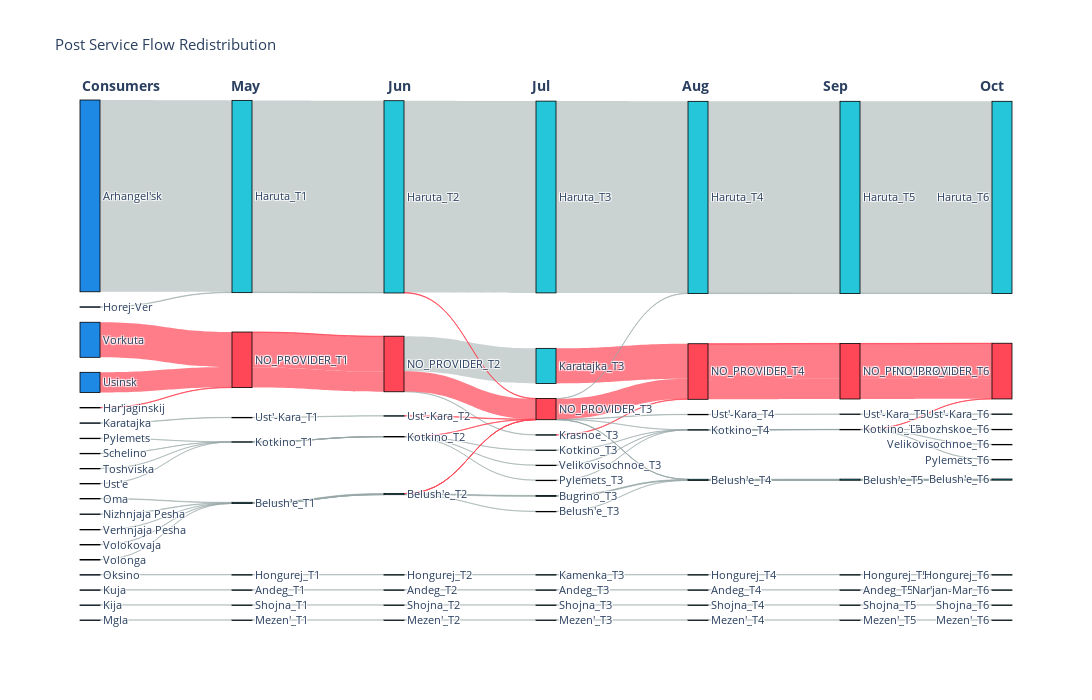
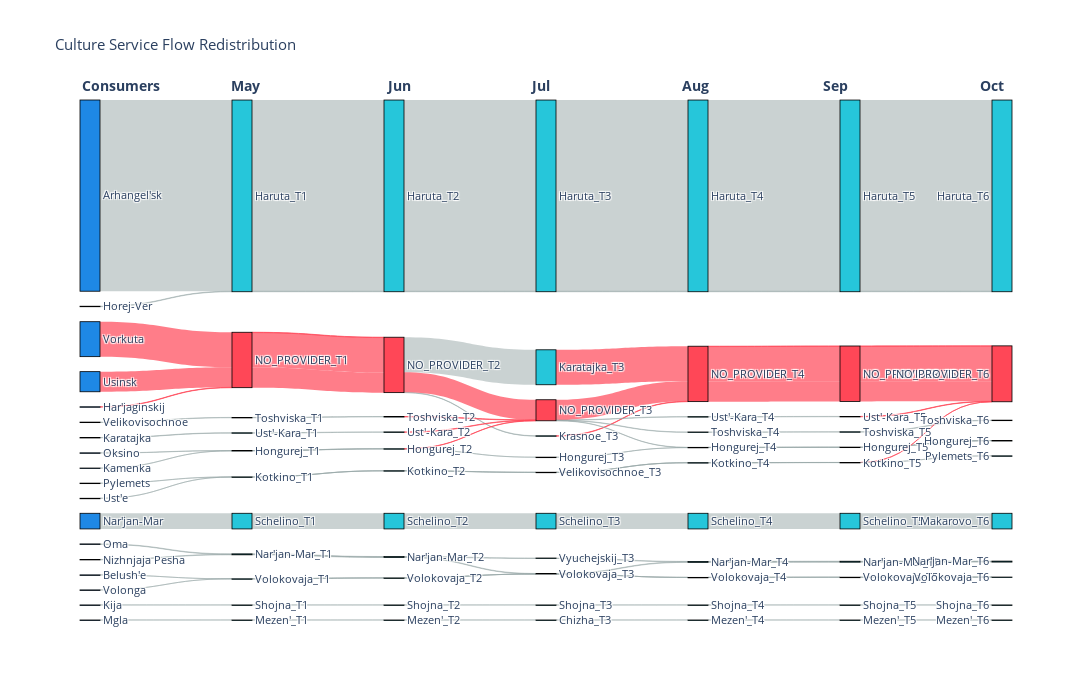
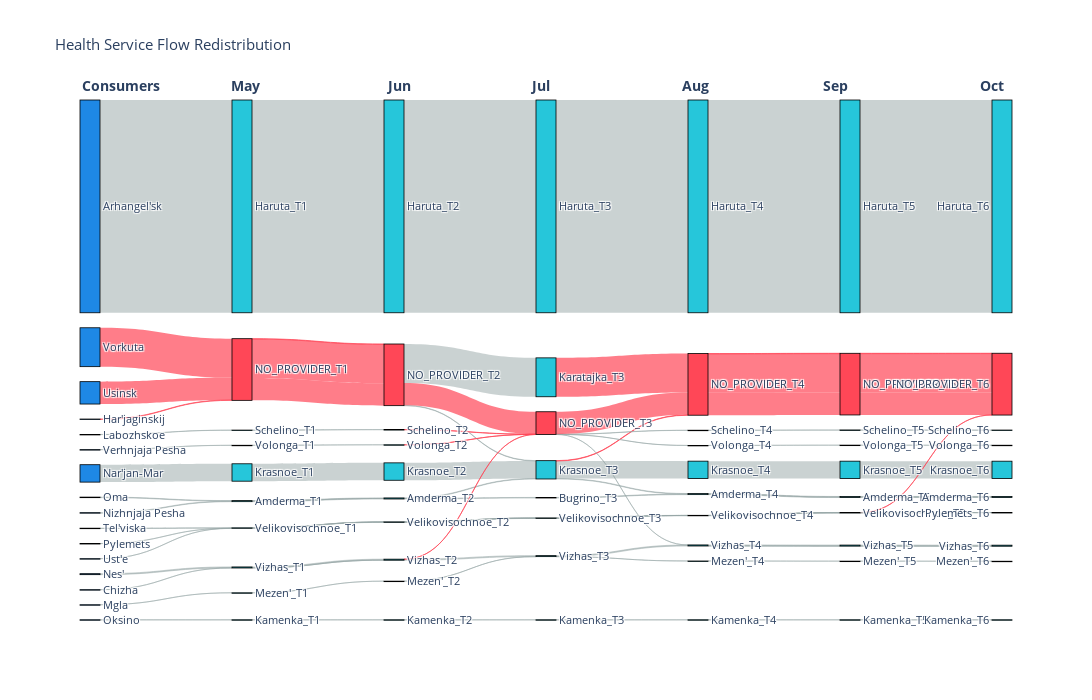
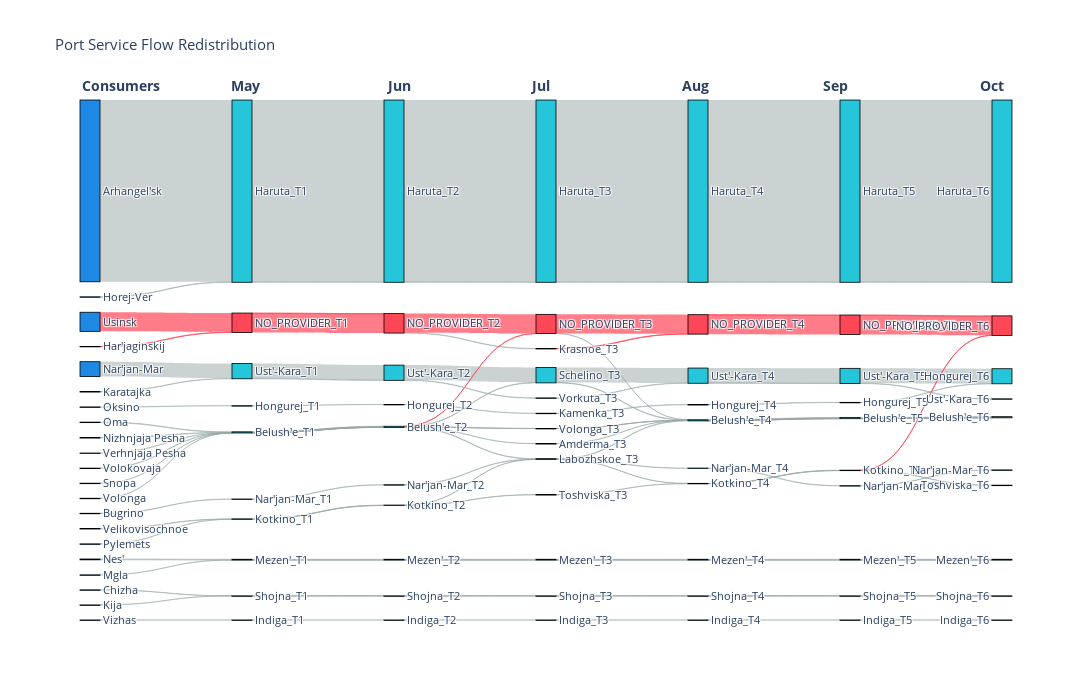

The cell these charts' notebook holds for them, in order:
### Code cell
from plotter_flow_sankey import create_clean_sankey

# Usage:
# Usage example:
for service in service_list:
    # try:
    month_start = 4
    end_month = 10
    graphs = all_results[SETTL_NAME][service]["stats"].graphs[month_start:end_month]
    fig = create_clean_sankey(graphs, service_name=service, month_start=month_start)
    # except Exception as ex:
    # print(ex)

fig.show()

### Figure 1 — Plotly figure (JSON) as saved in the notebook; plotly's stock layout.template omitted (floating-point values rounded to 4 significant figures)
{"data": [{"link": {"color": ["rgba(149, 165, 166, 0.5)", "rgba(149, 165, 166, 0.5)", "rgba(149, 165, 166, 0.5)", "rgba(149, 165, 166, 0.5)", "rgba(149, 165, 166, 0.5)", "rgba(149, 165, 166, 0.5)", "rgba(149, 165, 166, 0.5)", "rgba(149, 165, 166, 0.5)", "rgba(149, 165, 166, 0.5)", "rgba(149, 165, 166, 0.5)", "rgba(149, 165, 166, 0.5)", "rgba(149, 165, 166, 0.5)", "rgba(149, 165, 166, 0.5)", "rgba(149, 165, 166, 0.5)", "rgba(149, 165, 166, 0.5)", "rgba(149, 165, 166, 0.5)", "rgba(255, 71, 87, 0.7)", "rgba(255, 71, 87, 0.7)", "rgba(255, 71, 87, 0.7)", "rgba(149, 165, 166, 0.5)", "rgba(149, 165, 166, 0.5)", "rgba(149, 165, 166, 0.5)", "rgba(149, 165, 166, 0.5)", "rgba(255, 71, 87, 0.7)", "rgba(149, 165, 166, 0.5)", "rgba(149, 165, 166, 0.5)", "rgba(149, 165, 166, 0.5)", "rgba(149, 165, 166, 0.5)", "rgba(149, 165, 166, 0.5)", "rgba(149, 165, 166, 0.5)", "rgba(149, 165, 166, 0.5)", "rgba(255, 71, 87, 0.7)", "rgba(149, 165, 166, 0.5)", "rgba(149, 165, 166, 0.5)", "rgba(149, 165, 166, 0.5)", "rgba(149, 165, 166, 0.5)", "rgba(149, 165, 166, 0.5)", "rgba(255, 71, 87, 0.7)", "rgba(149, 165, 166, 0.5)", "rgba(149, 165, 166, 0.5)", "rgba(149, 165, 166, 0.5)", "rgba(149, 165, 166, 0.5)", "rgba(149, 165, 166, 0.5)", "rgba(149, 165, 166, 0.5)", "rgba(255, 71, 87, 0.7)", "rgba(149, 165, 166, 0.5)", "rgba(149, 165, 166, 0.5)", "rgba(255, 71, 87, 0.7)", "rgba(255, 71, 87, 0.7)", "rgba(149, 165, 166, 0.5)", "rgba(149, 165, 166, 0.5)", "rgba(255, 71, 87, 0.7)", "rgba(149, 165, 166, 0.5)", "rgba(149, 165, 166, 0.5)", "rgba(255, 71, 87, 0.7)", "rgba(149, 165, 166, 0.5)", "rgba(255, 71, 87, 0.7)", "rgba(149, 165, 166, 0.5)", "rgba(149, 165, 166, 0.5)", "rgba(149, 165, 166, 0.5)", "rgba(149, 165, 166, 0.5)", "rgba(255, 71, 87, 0.7)", "rgba(149, 165, 166, 0.5)", "rgba(149, 165, 166, 0.5)", "rgba(149, 165, 166, 0.5)", "rgba(149, 165, 166, 0.5)", "rgba(149, 165, 166, 0.5)", "rgba(149, 165, 166, 0.5)", "rgba(149, 165, 166, 0.5)", "rgba(255, 71, 87, 0.7)", "rgba(149, 165, 166, 0.5)", "rgba(149, 165, 166, 0.5)", "rgba(149, 165, 166, 0.5)", "rgba(149, 165, 166, 0.5)", "rgba(149, 165, 166, 0.5)", "rgba(255, 71, 87, 0.7)", "rgba(149, 165, 166, 0.5)", "rgba(149, 165, 166, 0.5)", "rgba(149, 165, 166, 0.5)", "rgba(149, 165, 166, 0.5)", "rgba(255, 71, 87, 0.7)", "rgba(149, 165, 166, 0.5)", "rgba(149, 165, 166, 0.5)", "rgba(149, 165, 166, 0.5)", "rgba(149, 165, 166, 0.5)", "rgba(149, 165, 166, 0.5)", "rgba(149, 165, 166, 0.5)", "rgba(149, 165, 166, 0.5)", "rgba(255, 71, 87, 0.7)", "rgba(149, 165, 166, 0.5)", "rgba(149, 165, 166, 0.5)", "rgba(149, 165, 166, 0.5)", "rgba(149, 165, 166, 0.5)", "rgba(149, 165, 166, 0.5)", "rgba(255, 71, 87, 0.7)", "rgba(149, 165, 166, 0.5)", "rgba(149, 165, 166, 0.5)", "rgba(149, 165, 166, 0.5)", "rgba(149, 165, 166, 0.5)", "rgba(255, 71, 87, 0.7)", "rgba(149, 165, 166, 0.5)", "rgba(255, 71, 87, 0.7)", "rgba(149, 165, 166, 0.5)", "rgba(149, 165, 166, 0.5)", "rgba(149, 165, 166, 0.5)", "rgba(149, 165, 166, 0.5)", "rgba(149, 165, 166, 0.5)", "rgba(255, 71, 87, 0.7)", "rgba(149, 165, 166, 0.5)", "rgba(149, 165, 166, 0.5)", "rgba(149, 165, 166, 0.5)", "rgba(149, 165, 166, 0.5)", "rgba(149, 165, 166, 0.5)", "rgba(255, 71, 87, 0.7)"], "source": [10, 0, 5, 3, 8, 9, 14, 12, 13, 11, 16, 7, 17, 15, 4, 18, 6, 1, 2, 25, 19, 21, 21, 20, 24, 23, 23, 23, 21, 21, 21, 20, 22, 23, 26, 19, 27, 20, 34, 28, 30, 30, 29, 33, 32, 32, 32, 30, 30, 30, 29, 31, 32, 35, 28, 36, 29, 43, 37, 40, 40, 41, 42, 39, 45, 44, 39, 39, 47, 38, 39, 48, 46, 39, 49, 39, 56, 50, 52, 52, 51, 55, 54, 54, 54, 52, 52, 52, 51, 53, 54, 57, 50, 58, 51, 65, 59, 61, 61, 60, 64, 63, 63, 63, 61, 61, 61, 60, 62, 63, 66, 59, 67, 60], "target": [25, 19, 21, 21, 24, 23, 23, 23, 21, 21, 21, 22, 23, 26, 19, 27, 20, 20, 20, 34, 28, 30, 30, 29, 33, 32, 32, 32, 30, 30, 30, 29, 31, 32, 35, 28, 36, 29, 43, 37, 40, 40, 41, 42, 39, 45, 44, 39, 39, 47, 38, 39, 48, 46, 39, 49, 39, 56, 50, 52, 52, 51, 55, 54, 54, 54, 52, 52, 52, 51, 53, 54, 57, 50, 58, 51, 65, 59, 61, 61, 60, 64, 63, 63, 63, 61, 61, 61, 60, 62, 63, 66, 59, 67, 60, 73, 68, 70, 70, 69, 72, 69, 75, 74, 70, 70, 70, 69, 71, 77, 76, 68, 78, 69], "value": [19, 35600, 87, 92, 41, 25, 9, 13, 13, 17, 5, 66, 3, 8, 89, 3, 66, 6507, 3744, 19, 35600, 87, 92, 66, 41, 25, 9, 13, 13, 17, 5, 6507, 66, 3, 8, 89, 3, 3744, 19, 35600, 87, 92, 66, 41, 25, 9, 13, 13, 17, 5, 6507, 66, 3, 8, 89, 3, 3744, 19, 35600, 87, 92, 66, 41, 25, 9, 13, 13, 17, 5, 6507, 66, 3, 8, 89, 3, 3744, 19, 35600, 87, 92, 66, 41, 25, 9, 13, 13, 17, 5, 6507, 66, 3, 8, 89, 3, 3744, 19, 35600, 87, 92, 66, 41, 25, 9, 13, 13, 17, 5, 6507, 66, 3, 8, 89, 3, 3744]}, "node": {"color": ["#1E88E5", "#1E88E5", "#1E88E5", "#1E88E5", "#1E88E5", "#1E88E5", "#1E88E5", "#1E88E5", "#1E88E5", "#1E88E5", "#1E88E5", "#1E88E5", "#1E88E5", "#1E88E5", "#1E88E5", "#1E88E5", "#1E88E5", "#1E88E5", "#1E88E5", "#26C6DA", "#FF4757", "#26C6DA", "#26C6DA", "#26C6DA", "#26C6DA", "#26C6DA", "#26C6DA", "#26C6DA", "#26C6DA", "#FF4757", "#26C6DA", "#26C6DA", "#26C6DA", "#26C6DA", "#26C6DA", "#26C6DA", "#26C6DA", "#26C6DA", "#26C6DA", "#FF4757", "#26C6DA", "#26C6DA", "#26C6DA", "#26C6DA", "#26C6DA", "#26C6DA", "#26C6DA", "#26C6DA", "#26C6DA", "#26C6DA", "#26C6DA", "#FF4757", "#26C6DA", "#26C6DA", "#26C6DA", "#26C6DA", "#26C6DA", "#26C6DA", "#26C6DA", "#26C6DA", "#FF4757", "#26C6DA", "#26C6DA", "#26C6DA", "#26C6DA", "#26C6DA", "#26C6DA", "#26C6DA", "#26C6DA", "#FF4757", "#26C6DA", "#26C6DA", "#26C6DA", "#26C6DA", "#26C6DA", "#26C6DA", "#26C6DA", "#26C6DA", "#26C6DA"], "label": ["Arhangel'sk", "Vorkuta", "Usinsk", "Oma", "Horej-Ver", "Nizhnjaja Pesha", "Har'jaginskij", "Karatajka", "Oksino", "Pylemets", "Kuja", "Verhnjaja Pesha", "Schelino", "Volokovaja", "Toshviska", "Kija", "Volonga", "Ust'e", "Mgla", "Haruta_T1", "NO_PROVIDER_T1", "Belush'e_T1", "Ust'-Kara_T1", "Kotkino_T1", "Hongurej_T1", "Andeg_T1", "Shojna_T1", "Mezen'_T1", "Haruta_T2", "NO_PROVIDER_T2", "Belush'e_T2", "Ust'-Kara_T2", "Kotkino_T2", "Hongurej_T2", "Andeg_T2", "Shojna_T2", "Mezen'_T2", "Haruta_T3", "Karatajka_T3", "NO_PROVIDER_T3", "Bugrino_T3", "Krasnoe_T3", "Kamenka_T3", "Andeg_T3", "Kotkino_T3", "Velikovisochnoe_T3", "Shojna_T3", "Belush'e_T3", "Pylemets_T3", "Mezen'_T3", "Haruta_T4", "NO_PROVIDER_T4", "Belush'e_T4", "Ust'-Kara_T4", "Kotkino_T4", "Hongurej_T4", "Andeg_T4", "Shojna_T4", "Mezen'_T4", "Haruta_T5", "NO_PROVIDER_T5", "Belush'e_T5", "Ust'-Kara_T5", "Kotkino_T5", "Hongurej_T5", "Andeg_T5", "Shojna_T5", "Mezen'_T5", "Haruta_T6", "NO_PROVIDER_T6", "Belush'e_T6", "Ust'-Kara_T6", "Hongurej_T6", "Nar'jan-Mar_T6", "Labozhskoe_T6", "Velikovisochnoe_T6", "Shojna_T6", "Pylemets_T6", "Mezen'_T6"], "line": {"color": "black", "width": 0.8}, "pad": 15, "thickness": 20}, "type": "sankey"}], "layout": {"annotations": [{"font": {"size": 14}, "showarrow": false, "text": "<b>Consumers</b>", "x": 0, "xref": "paper", "y": 1.05, "yref": "paper"}, {"font": {"size": 14}, "showarrow": false, "text": "<b>May</b>", "x": 0.16, "xref": "paper", "y": 1.05, "yref": "paper"}, {"font": {"size": 14}, "showarrow": false, "text": "<b>Jun</b>", "x": 0.3267, "xref": "paper", "y": 1.05, "yref": "paper"}, {"font": {"size": 14}, "showarrow": false, "text": "<b>Jul</b>", "x": 0.4933, "xref": "paper", "y": 1.05, "yref": "paper"}, {"font": {"size": 14}, "showarrow": false, "text": "<b>Aug</b>", "x": 0.66, "xref": "paper", "y": 1.05, "yref": "paper"}, {"font": {"size": 14}, "showarrow": false, "text": "<b>Sep</b>", "x": 0.8267, "xref": "paper", "y": 1.05, "yref": "paper"}, {"font": {"size": 14}, "showarrow": false, "text": "<b>Oct</b>", "x": 0.9933, "xref": "paper", "y": 1.05, "yref": "paper"}], "font": {"size": 11}, "height": 700, "title": {"text": "Post Service Flow Redistribution"}, "width": 1400}}

### Figure 2 — Plotly figure (JSON) as saved in the notebook; plotly's stock layout.template omitted (floating-point values rounded to 4 significant figures)
{"data": [{"link": {"color": ["rgba(149, 165, 166, 0.5)", "rgba(149, 165, 166, 0.5)", "rgba(149, 165, 166, 0.5)", "rgba(149, 165, 166, 0.5)", "rgba(149, 165, 166, 0.5)", "rgba(149, 165, 166, 0.5)", "rgba(149, 165, 166, 0.5)", "rgba(149, 165, 166, 0.5)", "rgba(149, 165, 166, 0.5)", "rgba(149, 165, 166, 0.5)", "rgba(149, 165, 166, 0.5)", "rgba(149, 165, 166, 0.5)", "rgba(149, 165, 166, 0.5)", "rgba(149, 165, 166, 0.5)", "rgba(149, 165, 166, 0.5)", "rgba(255, 71, 87, 0.7)", "rgba(255, 71, 87, 0.7)", "rgba(255, 71, 87, 0.7)", "rgba(149, 165, 166, 0.5)", "rgba(149, 165, 166, 0.5)", "rgba(149, 165, 166, 0.5)", "rgba(149, 165, 166, 0.5)", "rgba(255, 71, 87, 0.7)", "rgba(149, 165, 166, 0.5)", "rgba(149, 165, 166, 0.5)", "rgba(149, 165, 166, 0.5)", "rgba(149, 165, 166, 0.5)", "rgba(149, 165, 166, 0.5)", "rgba(149, 165, 166, 0.5)", "rgba(255, 71, 87, 0.7)", "rgba(149, 165, 166, 0.5)", "rgba(149, 165, 166, 0.5)", "rgba(149, 165, 166, 0.5)", "rgba(149, 165, 166, 0.5)", "rgba(149, 165, 166, 0.5)", "rgba(255, 71, 87, 0.7)", "rgba(149, 165, 166, 0.5)", "rgba(149, 165, 166, 0.5)", "rgba(149, 165, 166, 0.5)", "rgba(149, 165, 166, 0.5)", "rgba(149, 165, 166, 0.5)", "rgba(255, 71, 87, 0.7)", "rgba(149, 165, 166, 0.5)", "rgba(255, 71, 87, 0.7)", "rgba(149, 165, 166, 0.5)", "rgba(149, 165, 166, 0.5)", "rgba(149, 165, 166, 0.5)", "rgba(149, 165, 166, 0.5)", "rgba(255, 71, 87, 0.7)", "rgba(149, 165, 166, 0.5)", "rgba(149, 165, 166, 0.5)", "rgba(149, 165, 166, 0.5)", "rgba(149, 165, 166, 0.5)", "rgba(255, 71, 87, 0.7)", "rgba(149, 165, 166, 0.5)", "rgba(149, 165, 166, 0.5)", "rgba(149, 165, 166, 0.5)", "rgba(149, 165, 166, 0.5)", "rgba(255, 71, 87, 0.7)", "rgba(149, 165, 166, 0.5)", "rgba(149, 165, 166, 0.5)", "rgba(149, 165, 166, 0.5)", "rgba(149, 165, 166, 0.5)", "rgba(149, 165, 166, 0.5)", "rgba(149, 165, 166, 0.5)", "rgba(255, 71, 87, 0.7)", "rgba(149, 165, 166, 0.5)", "rgba(149, 165, 166, 0.5)", "rgba(149, 165, 166, 0.5)", "rgba(149, 165, 166, 0.5)", "rgba(149, 165, 166, 0.5)", "rgba(255, 71, 87, 0.7)", "rgba(149, 165, 166, 0.5)", "rgba(149, 165, 166, 0.5)", "rgba(149, 165, 166, 0.5)", "rgba(149, 165, 166, 0.5)", "rgba(255, 71, 87, 0.7)", "rgba(149, 165, 166, 0.5)", "rgba(149, 165, 166, 0.5)", "rgba(149, 165, 166, 0.5)", "rgba(149, 165, 166, 0.5)", "rgba(149, 165, 166, 0.5)", "rgba(149, 165, 166, 0.5)", "rgba(255, 71, 87, 0.7)", "rgba(149, 165, 166, 0.5)", "rgba(149, 165, 166, 0.5)", "rgba(149, 165, 166, 0.5)", "rgba(149, 165, 166, 0.5)", "rgba(149, 165, 166, 0.5)", "rgba(255, 71, 87, 0.7)", "rgba(149, 165, 166, 0.5)", "rgba(149, 165, 166, 0.5)", "rgba(149, 165, 166, 0.5)", "rgba(149, 165, 166, 0.5)", "rgba(255, 71, 87, 0.7)", "rgba(149, 165, 166, 0.5)", "rgba(149, 165, 166, 0.5)", "rgba(149, 165, 166, 0.5)", "rgba(255, 71, 87, 0.7)", "rgba(149, 165, 166, 0.5)", "rgba(149, 165, 166, 0.5)", "rgba(255, 71, 87, 0.7)", "rgba(255, 71, 87, 0.7)", "rgba(149, 165, 166, 0.5)", "rgba(149, 165, 166, 0.5)", "rgba(149, 165, 166, 0.5)", "rgba(149, 165, 166, 0.5)", "rgba(255, 71, 87, 0.7)"], "source": [0, 3, 6, 4, 8, 12, 10, 11, 15, 14, 9, 16, 13, 5, 17, 7, 1, 2, 18, 20, 21, 21, 19, 22, 24, 24, 25, 26, 26, 19, 23, 25, 27, 18, 28, 19, 29, 31, 32, 32, 30, 33, 35, 35, 36, 37, 37, 30, 34, 36, 38, 29, 39, 30, 40, 43, 45, 44, 46, 42, 48, 42, 47, 44, 44, 41, 42, 47, 49, 40, 50, 42, 51, 53, 54, 54, 52, 55, 57, 57, 58, 59, 59, 52, 56, 58, 60, 51, 61, 52, 62, 64, 65, 65, 63, 66, 68, 68, 69, 70, 70, 63, 67, 69, 71, 62, 72, 63], "target": [18, 20, 21, 21, 22, 24, 24, 25, 26, 26, 23, 25, 27, 18, 28, 19, 19, 19, 29, 31, 32, 32, 30, 33, 35, 35, 36, 37, 37, 30, 34, 36, 38, 29, 39, 30, 40, 43, 45, 44, 46, 42, 48, 42, 47, 44, 44, 41, 42, 47, 49, 40, 50, 42, 51, 53, 54, 54, 52, 55, 57, 57, 58, 59, 59, 52, 56, 58, 60, 51, 61, 52, 62, 64, 65, 65, 63, 66, 68, 68, 69, 70, 70, 63, 67, 69, 71, 62, 72, 63, 73, 75, 76, 76, 74, 77, 78, 78, 74, 79, 79, 74, 74, 81, 80, 73, 82, 74], "value": [35600, 2912, 87, 92, 66, 15, 41, 25, 5, 6, 66, 3, 8, 89, 3, 66, 6507, 3744, 35600, 2912, 87, 92, 66, 66, 15, 41, 25, 5, 6, 6507, 66, 3, 8, 89, 3, 3744, 35600, 2912, 87, 92, 66, 66, 15, 41, 25, 5, 6, 6507, 66, 3, 8, 89, 3, 3744, 35600, 2912, 87, 92, 66, 66, 15, 41, 25, 5, 6, 6507, 66, 3, 8, 89, 3, 3744, 35600, 2912, 87, 92, 66, 66, 15, 41, 25, 5, 6, 6507, 66, 3, 8, 89, 3, 3744, 35600, 2912, 87, 92, 66, 66, 15, 41, 25, 5, 6, 6507, 66, 3, 8, 89, 3, 3744]}, "node": {"color": ["#1E88E5", "#1E88E5", "#1E88E5", "#1E88E5", "#1E88E5", "#1E88E5", "#1E88E5", "#1E88E5", "#1E88E5", "#1E88E5", "#1E88E5", "#1E88E5", "#1E88E5", "#1E88E5", "#1E88E5", "#1E88E5", "#1E88E5", "#1E88E5", "#26C6DA", "#FF4757", "#26C6DA", "#26C6DA", "#26C6DA", "#26C6DA", "#26C6DA", "#26C6DA", "#26C6DA", "#26C6DA", "#26C6DA", "#26C6DA", "#FF4757", "#26C6DA", "#26C6DA", "#26C6DA", "#26C6DA", "#26C6DA", "#26C6DA", "#26C6DA", "#26C6DA", "#26C6DA", "#26C6DA", "#26C6DA", "#FF4757", "#26C6DA", "#26C6DA", "#26C6DA", "#26C6DA", "#26C6DA", "#26C6DA", "#26C6DA", "#26C6DA", "#26C6DA", "#FF4757", "#26C6DA", "#26C6DA", "#26C6DA", "#26C6DA", "#26C6DA", "#26C6DA", "#26C6DA", "#26C6DA", "#26C6DA", "#26C6DA", "#FF4757", "#26C6DA", "#26C6DA", "#26C6DA", "#26C6DA", "#26C6DA", "#26C6DA", "#26C6DA", "#26C6DA", "#26C6DA", "#26C6DA", "#FF4757", "#26C6DA", "#26C6DA", "#26C6DA", "#26C6DA", "#26C6DA", "#26C6DA", "#26C6DA", "#26C6DA"], "label": ["Arhangel'sk", "Vorkuta", "Usinsk", "Nar'jan-Mar", "Oma", "Horej-Ver", "Nizhnjaja Pesha", "Har'jaginskij", "Velikovisochnoe", "Karatajka", "Oksino", "Pylemets", "Kamenka", "Kija", "Belush'e", "Volonga", "Ust'e", "Mgla", "Haruta_T1", "NO_PROVIDER_T1", "Schelino_T1", "Nar'jan-Mar_T1", "Toshviska_T1", "Ust'-Kara_T1", "Hongurej_T1", "Kotkino_T1", "Volokovaja_T1", "Shojna_T1", "Mezen'_T1", "Haruta_T2", "NO_PROVIDER_T2", "Schelino_T2", "Nar'jan-Mar_T2", "Toshviska_T2", "Ust'-Kara_T2", "Hongurej_T2", "Kotkino_T2", "Volokovaja_T2", "Shojna_T2", "Mezen'_T2", "Haruta_T3", "Karatajka_T3", "NO_PROVIDER_T3", "Schelino_T3", "Volokovaja_T3", "Vyuchejskij_T3", "Krasnoe_T3", "Velikovisochnoe_T3", "Hongurej_T3", "Shojna_T3", "Chizha_T3", "Haruta_T4", "NO_PROVIDER_T4", "Schelino_T4", "Nar'jan-Mar_T4", "Toshviska_T4", "Ust'-Kara_T4", "Hongurej_T4", "Kotkino_T4", "Volokovaja_T4", "Shojna_T4", "Mezen'_T4", "Haruta_T5", "NO_PROVIDER_T5", "Schelino_T5", "Nar'jan-Mar_T5", "Toshviska_T5", "Ust'-Kara_T5", "Hongurej_T5", "Kotkino_T5", "Volokovaja_T5", "Shojna_T5", "Mezen'_T5", "Haruta_T6", "NO_PROVIDER_T6", "Makarovo_T6", "Nar'jan-Mar_T6", "Toshviska_T6", "Hongurej_T6", "Volokovaja_T6", "Shojna_T6", "Pylemets_T6", "Mezen'_T6"], "line": {"color": "black", "width": 0.8}, "pad": 15, "thickness": 20}, "type": "sankey"}], "layout": {"annotations": [{"font": {"size": 14}, "showarrow": false, "text": "<b>Consumers</b>", "x": 0, "xref": "paper", "y": 1.05, "yref": "paper"}, {"font": {"size": 14}, "showarrow": false, "text": "<b>May</b>", "x": 0.16, "xref": "paper", "y": 1.05, "yref": "paper"}, {"font": {"size": 14}, "showarrow": false, "text": "<b>Jun</b>", "x": 0.3267, "xref": "paper", "y": 1.05, "yref": "paper"}, {"font": {"size": 14}, "showarrow": false, "text": "<b>Jul</b>", "x": 0.4933, "xref": "paper", "y": 1.05, "yref": "paper"}, {"font": {"size": 14}, "showarrow": false, "text": "<b>Aug</b>", "x": 0.66, "xref": "paper", "y": 1.05, "yref": "paper"}, {"font": {"size": 14}, "showarrow": false, "text": "<b>Sep</b>", "x": 0.8267, "xref": "paper", "y": 1.05, "yref": "paper"}, {"font": {"size": 14}, "showarrow": false, "text": "<b>Oct</b>", "x": 0.9933, "xref": "paper", "y": 1.05, "yref": "paper"}], "font": {"size": 11}, "height": 700, "title": {"text": "Culture Service Flow Redistribution"}, "width": 1400}}

### Figure 3 — Plotly figure (JSON) as saved in the notebook; plotly's stock layout.template omitted (floating-point values rounded to 4 significant figures)
{"data": [{"link": {"color": ["rgba(149, 165, 166, 0.5)", "rgba(149, 165, 166, 0.5)", "rgba(149, 165, 166, 0.5)", "rgba(149, 165, 166, 0.5)", "rgba(149, 165, 166, 0.5)", "rgba(149, 165, 166, 0.5)", "rgba(149, 165, 166, 0.5)", "rgba(149, 165, 166, 0.5)", "rgba(149, 165, 166, 0.5)", "rgba(149, 165, 166, 0.5)", "rgba(149, 165, 166, 0.5)", "rgba(149, 165, 166, 0.5)", "rgba(149, 165, 166, 0.5)", "rgba(255, 71, 87, 0.7)", "rgba(255, 71, 87, 0.7)", "rgba(255, 71, 87, 0.7)", "rgba(149, 165, 166, 0.5)", "rgba(149, 165, 166, 0.5)", "rgba(149, 165, 166, 0.5)", "rgba(149, 165, 166, 0.5)", "rgba(149, 165, 166, 0.5)", "rgba(255, 71, 87, 0.7)", "rgba(149, 165, 166, 0.5)", "rgba(149, 165, 166, 0.5)", "rgba(149, 165, 166, 0.5)", "rgba(149, 165, 166, 0.5)", "rgba(149, 165, 166, 0.5)", "rgba(255, 71, 87, 0.7)", "rgba(149, 165, 166, 0.5)", "rgba(149, 165, 166, 0.5)", "rgba(149, 165, 166, 0.5)", "rgba(255, 71, 87, 0.7)", "rgba(149, 165, 166, 0.5)", "rgba(149, 165, 166, 0.5)", "rgba(149, 165, 166, 0.5)", "rgba(149, 165, 166, 0.5)", "rgba(149, 165, 166, 0.5)", "rgba(149, 165, 166, 0.5)", "rgba(255, 71, 87, 0.7)", "rgba(255, 71, 87, 0.7)", "rgba(149, 165, 166, 0.5)", "rgba(149, 165, 166, 0.5)", "rgba(255, 71, 87, 0.7)", "rgba(149, 165, 166, 0.5)", "rgba(149, 165, 166, 0.5)", "rgba(149, 165, 166, 0.5)", "rgba(149, 165, 166, 0.5)", "rgba(255, 71, 87, 0.7)", "rgba(149, 165, 166, 0.5)", "rgba(149, 165, 166, 0.5)", "rgba(149, 165, 166, 0.5)", "rgba(149, 165, 166, 0.5)", "rgba(149, 165, 166, 0.5)", "rgba(255, 71, 87, 0.7)", "rgba(149, 165, 166, 0.5)", "rgba(149, 165, 166, 0.5)", "rgba(149, 165, 166, 0.5)", "rgba(149, 165, 166, 0.5)", "rgba(149, 165, 166, 0.5)", "rgba(255, 71, 87, 0.7)", "rgba(149, 165, 166, 0.5)", "rgba(149, 165, 166, 0.5)", "rgba(149, 165, 166, 0.5)", "rgba(255, 71, 87, 0.7)", "rgba(149, 165, 166, 0.5)", "rgba(149, 165, 166, 0.5)", "rgba(149, 165, 166, 0.5)", "rgba(149, 165, 166, 0.5)", "rgba(149, 165, 166, 0.5)", "rgba(255, 71, 87, 0.7)", "rgba(149, 165, 166, 0.5)", "rgba(149, 165, 166, 0.5)", "rgba(149, 165, 166, 0.5)", "rgba(149, 165, 166, 0.5)", "rgba(149, 165, 166, 0.5)", "rgba(255, 71, 87, 0.7)", "rgba(149, 165, 166, 0.5)", "rgba(149, 165, 166, 0.5)", "rgba(149, 165, 166, 0.5)", "rgba(255, 71, 87, 0.7)", "rgba(149, 165, 166, 0.5)", "rgba(149, 165, 166, 0.5)", "rgba(149, 165, 166, 0.5)", "rgba(149, 165, 166, 0.5)", "rgba(149, 165, 166, 0.5)", "rgba(255, 71, 87, 0.7)", "rgba(149, 165, 166, 0.5)", "rgba(149, 165, 166, 0.5)", "rgba(149, 165, 166, 0.5)", "rgba(255, 71, 87, 0.7)", "rgba(149, 165, 166, 0.5)", "rgba(255, 71, 87, 0.7)", "rgba(149, 165, 166, 0.5)", "rgba(149, 165, 166, 0.5)", "rgba(149, 165, 166, 0.5)", "rgba(255, 71, 87, 0.7)"], "source": [0, 3, 4, 6, 5, 13, 10, 9, 11, 12, 14, 8, 15, 7, 1, 2, 16, 18, 20, 19, 19, 17, 20, 23, 22, 21, 24, 17, 21, 21, 25, 17, 26, 28, 30, 29, 29, 27, 30, 33, 32, 31, 34, 27, 31, 31, 35, 27, 36, 39, 40, 39, 41, 39, 38, 38, 43, 42, 38, 37, 42, 42, 40, 38, 44, 46, 48, 47, 47, 45, 48, 51, 50, 49, 52, 45, 49, 49, 53, 45, 54, 56, 58, 57, 57, 55, 58, 61, 60, 59, 62, 55, 59, 59, 63, 55], "target": [16, 18, 20, 19, 19, 20, 23, 22, 21, 24, 21, 21, 25, 17, 17, 17, 26, 28, 30, 29, 29, 27, 30, 33, 32, 31, 34, 27, 31, 31, 35, 27, 36, 39, 40, 39, 41, 39, 38, 38, 43, 42, 38, 37, 42, 42, 40, 38, 44, 46, 48, 47, 47, 45, 48, 51, 50, 49, 52, 45, 49, 49, 53, 45, 54, 56, 58, 57, 57, 55, 58, 61, 60, 59, 62, 55, 59, 59, 63, 55, 64, 66, 68, 67, 67, 65, 68, 71, 70, 65, 72, 65, 69, 69, 73, 65], "value": [35600, 2912, 165, 87, 92, 12, 30, 41, 25, 17, 3, 55, 3, 66, 6507, 3744, 35600, 2912, 165, 87, 92, 66, 12, 30, 41, 25, 17, 6507, 3, 55, 3, 3744, 35600, 2912, 165, 87, 92, 66, 12, 30, 41, 25, 17, 6507, 3, 55, 3, 3744, 35600, 2912, 165, 87, 92, 66, 12, 30, 41, 25, 17, 6507, 3, 55, 3, 3744, 35600, 2912, 165, 87, 92, 66, 12, 30, 41, 25, 17, 6507, 3, 55, 3, 3744, 35600, 2912, 165, 87, 92, 66, 12, 30, 41, 25, 17, 6507, 3, 55, 3, 3744]}, "node": {"color": ["#1E88E5", "#1E88E5", "#1E88E5", "#1E88E5", "#1E88E5", "#1E88E5", "#1E88E5", "#1E88E5", "#1E88E5", "#1E88E5", "#1E88E5", "#1E88E5", "#1E88E5", "#1E88E5", "#1E88E5", "#1E88E5", "#26C6DA", "#FF4757", "#26C6DA", "#26C6DA", "#26C6DA", "#26C6DA", "#26C6DA", "#26C6DA", "#26C6DA", "#26C6DA", "#26C6DA", "#FF4757", "#26C6DA", "#26C6DA", "#26C6DA", "#26C6DA", "#26C6DA", "#26C6DA", "#26C6DA", "#26C6DA", "#26C6DA", "#26C6DA", "#FF4757", "#26C6DA", "#26C6DA", "#26C6DA", "#26C6DA", "#26C6DA", "#26C6DA", "#FF4757", "#26C6DA", "#26C6DA", "#26C6DA", "#26C6DA", "#26C6DA", "#26C6DA", "#26C6DA", "#26C6DA", "#26C6DA", "#FF4757", "#26C6DA", "#26C6DA", "#26C6DA", "#26C6DA", "#26C6DA", "#26C6DA", "#26C6DA", "#26C6DA", "#26C6DA", "#FF4757", "#26C6DA", "#26C6DA", "#26C6DA", "#26C6DA", "#26C6DA", "#26C6DA", "#26C6DA", "#26C6DA"], "label": ["Arhangel'sk", "Vorkuta", "Usinsk", "Nar'jan-Mar", "Nes'", "Oma", "Nizhnjaja Pesha", "Har'jaginskij", "Tel'viska", "Oksino", "Labozhskoe", "Pylemets", "Verhnjaja Pesha", "Chizha", "Ust'e", "Mgla", "Haruta_T1", "NO_PROVIDER_T1", "Krasnoe_T1", "Amderma_T1", "Vizhas_T1", "Velikovisochnoe_T1", "Kamenka_T1", "Schelino_T1", "Volonga_T1", "Mezen'_T1", "Haruta_T2", "NO_PROVIDER_T2", "Krasnoe_T2", "Amderma_T2", "Vizhas_T2", "Velikovisochnoe_T2", "Kamenka_T2", "Schelino_T2", "Volonga_T2", "Mezen'_T2", "Haruta_T3", "Karatajka_T3", "NO_PROVIDER_T3", "Krasnoe_T3", "Vizhas_T3", "Bugrino_T3", "Velikovisochnoe_T3", "Kamenka_T3", "Haruta_T4", "NO_PROVIDER_T4", "Krasnoe_T4", "Amderma_T4", "Vizhas_T4", "Velikovisochnoe_T4", "Kamenka_T4", "Schelino_T4", "Volonga_T4", "Mezen'_T4", "Haruta_T5", "NO_PROVIDER_T5", "Krasnoe_T5", "Amderma_T5", "Vizhas_T5", "Velikovisochnoe_T5", "Kamenka_T5", "Schelino_T5", "Volonga_T5", "Mezen'_T5", "Haruta_T6", "NO_PROVIDER_T6", "Krasnoe_T6", "Amderma_T6", "Vizhas_T6", "Pylemets_T6", "Kamenka_T6", "Schelino_T6", "Volonga_T6", "Mezen'_T6"], "line": {"color": "black", "width": 0.8}, "pad": 15, "thickness": 20}, "type": "sankey"}], "layout": {"annotations": [{"font": {"size": 14}, "showarrow": false, "text": "<b>Consumers</b>", "x": 0, "xref": "paper", "y": 1.05, "yref": "paper"}, {"font": {"size": 14}, "showarrow": false, "text": "<b>May</b>", "x": 0.16, "xref": "paper", "y": 1.05, "yref": "paper"}, {"font": {"size": 14}, "showarrow": false, "text": "<b>Jun</b>", "x": 0.3267, "xref": "paper", "y": 1.05, "yref": "paper"}, {"font": {"size": 14}, "showarrow": false, "text": "<b>Jul</b>", "x": 0.4933, "xref": "paper", "y": 1.05, "yref": "paper"}, {"font": {"size": 14}, "showarrow": false, "text": "<b>Aug</b>", "x": 0.66, "xref": "paper", "y": 1.05, "yref": "paper"}, {"font": {"size": 14}, "showarrow": false, "text": "<b>Sep</b>", "x": 0.8267, "xref": "paper", "y": 1.05, "yref": "paper"}, {"font": {"size": 14}, "showarrow": false, "text": "<b>Oct</b>", "x": 0.9933, "xref": "paper", "y": 1.05, "yref": "paper"}], "font": {"size": 11}, "height": 700, "title": {"text": "Health Service Flow Redistribution"}, "width": 1400}}

### Figure 4 — Plotly figure (JSON) as saved in the notebook; plotly's stock layout.template omitted (floating-point values rounded to 4 significant figures)
{"data": [{"link": {"color": ["rgba(149, 165, 166, 0.5)", "rgba(149, 165, 166, 0.5)", "rgba(149, 165, 166, 0.5)", "rgba(149, 165, 166, 0.5)", "rgba(149, 165, 166, 0.5)", "rgba(149, 165, 166, 0.5)", "rgba(149, 165, 166, 0.5)", "rgba(149, 165, 166, 0.5)", "rgba(149, 165, 166, 0.5)", "rgba(149, 165, 166, 0.5)", "rgba(149, 165, 166, 0.5)", "rgba(149, 165, 166, 0.5)", "rgba(149, 165, 166, 0.5)", "rgba(149, 165, 166, 0.5)", "rgba(149, 165, 166, 0.5)", "rgba(149, 165, 166, 0.5)", "rgba(149, 165, 166, 0.5)", "rgba(149, 165, 166, 0.5)", "rgba(149, 165, 166, 0.5)", "rgba(255, 71, 87, 0.7)", "rgba(255, 71, 87, 0.7)", "rgba(149, 165, 166, 0.5)", "rgba(149, 165, 166, 0.5)", "rgba(149, 165, 166, 0.5)", "rgba(149, 165, 166, 0.5)", "rgba(149, 165, 166, 0.5)", "rgba(255, 71, 87, 0.7)", "rgba(149, 165, 166, 0.5)", "rgba(149, 165, 166, 0.5)", "rgba(149, 165, 166, 0.5)", "rgba(149, 165, 166, 0.5)", "rgba(149, 165, 166, 0.5)", "rgba(149, 165, 166, 0.5)", "rgba(149, 165, 166, 0.5)", "rgba(149, 165, 166, 0.5)", "rgba(149, 165, 166, 0.5)", "rgba(149, 165, 166, 0.5)", "rgba(149, 165, 166, 0.5)", "rgba(149, 165, 166, 0.5)", "rgba(149, 165, 166, 0.5)", "rgba(149, 165, 166, 0.5)", "rgba(255, 71, 87, 0.7)", "rgba(149, 165, 166, 0.5)", "rgba(149, 165, 166, 0.5)", "rgba(149, 165, 166, 0.5)", "rgba(149, 165, 166, 0.5)", "rgba(149, 165, 166, 0.5)", "rgba(149, 165, 166, 0.5)", "rgba(149, 165, 166, 0.5)", "rgba(149, 165, 166, 0.5)", "rgba(149, 165, 166, 0.5)", "rgba(149, 165, 166, 0.5)", "rgba(149, 165, 166, 0.5)", "rgba(149, 165, 166, 0.5)", "rgba(149, 165, 166, 0.5)", "rgba(255, 71, 87, 0.7)", "rgba(149, 165, 166, 0.5)", "rgba(149, 165, 166, 0.5)", "rgba(149, 165, 166, 0.5)", "rgba(149, 165, 166, 0.5)", "rgba(149, 165, 166, 0.5)", "rgba(149, 165, 166, 0.5)", "rgba(255, 71, 87, 0.7)", "rgba(149, 165, 166, 0.5)", "rgba(149, 165, 166, 0.5)", "rgba(149, 165, 166, 0.5)", "rgba(149, 165, 166, 0.5)", "rgba(149, 165, 166, 0.5)", "rgba(255, 71, 87, 0.7)", "rgba(149, 165, 166, 0.5)", "rgba(149, 165, 166, 0.5)", "rgba(149, 165, 166, 0.5)", "rgba(149, 165, 166, 0.5)", "rgba(149, 165, 166, 0.5)", "rgba(149, 165, 166, 0.5)", "rgba(149, 165, 166, 0.5)", "rgba(149, 165, 166, 0.5)", "rgba(149, 165, 166, 0.5)", "rgba(149, 165, 166, 0.5)", "rgba(149, 165, 166, 0.5)", "rgba(149, 165, 166, 0.5)", "rgba(149, 165, 166, 0.5)", "rgba(149, 165, 166, 0.5)", "rgba(255, 71, 87, 0.7)", "rgba(149, 165, 166, 0.5)", "rgba(149, 165, 166, 0.5)", "rgba(149, 165, 166, 0.5)", "rgba(149, 165, 166, 0.5)", "rgba(149, 165, 166, 0.5)", "rgba(255, 71, 87, 0.7)", "rgba(149, 165, 166, 0.5)", "rgba(149, 165, 166, 0.5)", "rgba(149, 165, 166, 0.5)", "rgba(149, 165, 166, 0.5)", "rgba(149, 165, 166, 0.5)", "rgba(149, 165, 166, 0.5)", "rgba(149, 165, 166, 0.5)", "rgba(149, 165, 166, 0.5)", "rgba(149, 165, 166, 0.5)", "rgba(149, 165, 166, 0.5)", "rgba(149, 165, 166, 0.5)", "rgba(149, 165, 166, 0.5)", "rgba(149, 165, 166, 0.5)", "rgba(149, 165, 166, 0.5)", "rgba(255, 71, 87, 0.7)", "rgba(149, 165, 166, 0.5)", "rgba(149, 165, 166, 0.5)", "rgba(149, 165, 166, 0.5)", "rgba(149, 165, 166, 0.5)", "rgba(149, 165, 166, 0.5)", "rgba(255, 71, 87, 0.7)", "rgba(149, 165, 166, 0.5)", "rgba(149, 165, 166, 0.5)", "rgba(149, 165, 166, 0.5)", "rgba(255, 71, 87, 0.7)", "rgba(149, 165, 166, 0.5)", "rgba(149, 165, 166, 0.5)", "rgba(149, 165, 166, 0.5)", "rgba(149, 165, 166, 0.5)", "rgba(149, 165, 166, 0.5)", "rgba(149, 165, 166, 0.5)", "rgba(149, 165, 166, 0.5)", "rgba(149, 165, 166, 0.5)", "rgba(149, 165, 166, 0.5)", "rgba(149, 165, 166, 0.5)", "rgba(255, 71, 87, 0.7)"], "source": [0, 2, 3, 6, 4, 15, 8, 11, 12, 17, 14, 13, 19, 9, 18, 10, 16, 5, 20, 7, 1, 21, 23, 25, 24, 24, 22, 29, 26, 28, 26, 30, 24, 24, 24, 23, 29, 27, 24, 21, 25, 22, 31, 33, 35, 34, 34, 32, 39, 36, 38, 36, 40, 34, 34, 34, 33, 39, 37, 34, 31, 35, 32, 41, 43, 44, 45, 43, 46, 51, 47, 49, 45, 53, 50, 50, 42, 48, 51, 45, 52, 41, 44, 42, 54, 56, 58, 57, 57, 55, 62, 59, 61, 59, 63, 57, 57, 57, 56, 62, 60, 57, 54, 58, 55, 64, 66, 68, 67, 67, 65, 72, 69, 71, 69, 73, 67, 67, 67, 66, 72, 70, 67, 64, 68, 65], "target": [21, 23, 25, 24, 24, 29, 26, 28, 26, 30, 24, 24, 24, 23, 29, 27, 24, 21, 25, 22, 22, 31, 33, 35, 34, 34, 32, 39, 36, 38, 36, 40, 34, 34, 34, 33, 39, 37, 34, 31, 35, 32, 41, 43, 44, 45, 43, 46, 51, 47, 49, 45, 53, 50, 50, 42, 48, 51, 45, 52, 41, 44, 42, 54, 56, 58, 57, 57, 55, 62, 59, 61, 59, 63, 57, 57, 57, 56, 62, 60, 57, 54, 58, 55, 64, 66, 68, 67, 67, 65, 72, 69, 71, 69, 73, 67, 67, 67, 66, 72, 70, 67, 64, 68, 65, 74, 76, 78, 77, 77, 75, 82, 79, 76, 75, 83, 77, 77, 77, 80, 82, 81, 77, 74, 78, 75], "value": [35600, 2912, 165, 87, 92, 12, 66, 41, 25, 9, 13, 17, 5, 66, 8, 50, 12, 89, 3, 66, 3744, 35600, 2912, 165, 87, 92, 66, 12, 66, 41, 25, 9, 13, 17, 5, 66, 8, 50, 12, 89, 3, 3744, 35600, 2912, 165, 87, 92, 66, 12, 66, 41, 25, 9, 13, 17, 5, 66, 8, 50, 12, 89, 3, 3744, 35600, 2912, 165, 87, 92, 66, 12, 66, 41, 25, 9, 13, 17, 5, 66, 8, 50, 12, 89, 3, 3744, 35600, 2912, 165, 87, 92, 66, 12, 66, 41, 25, 9, 13, 17, 5, 66, 8, 50, 12, 89, 3, 3744, 35600, 2912, 165, 87, 92, 66, 12, 66, 41, 25, 9, 13, 17, 5, 66, 8, 50, 12, 89, 3, 3744]}, "node": {"color": ["#1E88E5", "#1E88E5", "#1E88E5", "#1E88E5", "#1E88E5", "#1E88E5", "#1E88E5", "#1E88E5", "#1E88E5", "#1E88E5", "#1E88E5", "#1E88E5", "#1E88E5", "#1E88E5", "#1E88E5", "#1E88E5", "#1E88E5", "#1E88E5", "#1E88E5", "#1E88E5", "#1E88E5", "#26C6DA", "#FF4757", "#26C6DA", "#26C6DA", "#26C6DA", "#26C6DA", "#26C6DA", "#26C6DA", "#26C6DA", "#26C6DA", "#26C6DA", "#FF4757", "#26C6DA", "#26C6DA", "#26C6DA", "#26C6DA", "#26C6DA", "#26C6DA", "#26C6DA", "#26C6DA", "#26C6DA", "#FF4757", "#26C6DA", "#26C6DA", "#26C6DA", "#26C6DA", "#26C6DA", "#26C6DA", "#26C6DA", "#26C6DA", "#26C6DA", "#26C6DA", "#26C6DA", "#26C6DA", "#FF4757", "#26C6DA", "#26C6DA", "#26C6DA", "#26C6DA", "#26C6DA", "#26C6DA", "#26C6DA", "#26C6DA", "#26C6DA", "#FF4757", "#26C6DA", "#26C6DA", "#26C6DA", "#26C6DA", "#26C6DA", "#26C6DA", "#26C6DA", "#26C6DA", "#26C6DA", "#FF4757", "#26C6DA", "#26C6DA", "#26C6DA", "#26C6DA", "#26C6DA", "#26C6DA", "#26C6DA", "#26C6DA"], "label": ["Arhangel'sk", "Usinsk", "Nar'jan-Mar", "Nes'", "Oma", "Horej-Ver", "Nizhnjaja Pesha", "Har'jaginskij", "Velikovisochnoe", "Karatajka", "Bugrino", "Oksino", "Pylemets", "Verhnjaja Pesha", "Volokovaja", "Chizha", "Snopa", "Vizhas", "Kija", "Volonga", "Mgla", "Haruta_T1", "NO_PROVIDER_T1", "Ust'-Kara_T1", "Belush'e_T1", "Mezen'_T1", "Kotkino_T1", "Nar'jan-Mar_T1", "Hongurej_T1", "Shojna_T1", "Indiga_T1", "Haruta_T2", "NO_PROVIDER_T2", "Ust'-Kara_T2", "Belush'e_T2", "Mezen'_T2", "Kotkino_T2", "Nar'jan-Mar_T2", "Hongurej_T2", "Shojna_T2", "Indiga_T2", "Haruta_T3", "NO_PROVIDER_T3", "Schelino_T3", "Mezen'_T3", "Labozhskoe_T3", "Krasnoe_T3", "Toshviska_T3", "Vorkuta_T3", "Kamenka_T3", "Volonga_T3", "Shojna_T3", "Amderma_T3", "Indiga_T3", "Haruta_T4", "NO_PROVIDER_T4", "Ust'-Kara_T4", "Belush'e_T4", "Mezen'_T4", "Kotkino_T4", "Nar'jan-Mar_T4", "Hongurej_T4", "Shojna_T4", "Indiga_T4", "Haruta_T5", "NO_PROVIDER_T5", "Ust'-Kara_T5", "Belush'e_T5", "Mezen'_T5", "Kotkino_T5", "Nar'jan-Mar_T5", "Hongurej_T5", "Shojna_T5", "Indiga_T5", "Haruta_T6", "NO_PROVIDER_T6", "Hongurej_T6", "Belush'e_T6", "Mezen'_T6", "Toshviska_T6", "Ust'-Kara_T6", "Nar'jan-Mar_T6", "Shojna_T6", "Indiga_T6"], "line": {"color": "black", "width": 0.8}, "pad": 15, "thickness": 20}, "type": "sankey"}], "layout": {"annotations": [{"font": {"size": 14}, "showarrow": false, "text": "<b>Consumers</b>", "x": 0, "xref": "paper", "y": 1.05, "yref": "paper"}, {"font": {"size": 14}, "showarrow": false, "text": "<b>May</b>", "x": 0.16, "xref": "paper", "y": 1.05, "yref": "paper"}, {"font": {"size": 14}, "showarrow": false, "text": "<b>Jun</b>", "x": 0.3267, "xref": "paper", "y": 1.05, "yref": "paper"}, {"font": {"size": 14}, "showarrow": false, "text": "<b>Jul</b>", "x": 0.4933, "xref": "paper", "y": 1.05, "yref": "paper"}, {"font": {"size": 14}, "showarrow": false, "text": "<b>Aug</b>", "x": 0.66, "xref": "paper", "y": 1.05, "yref": "paper"}, {"font": {"size": 14}, "showarrow": false, "text": "<b>Sep</b>", "x": 0.8267, "xref": "paper", "y": 1.05, "yref": "paper"}, {"font": {"size": 14}, "showarrow": false, "text": "<b>Oct</b>", "x": 0.9933, "xref": "paper", "y": 1.05, "yref": "paper"}], "font": {"size": 11}, "height": 700, "title": {"text": "Port Service Flow Redistribution"}, "width": 1400}}
